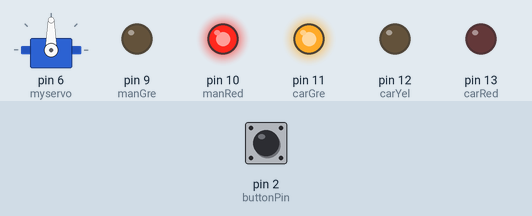
Bench run of a sketch on a simulated Arduino Uno, built with avr-gcc and run on an emulated ATmega328P. Parts: servo, output pins drawn as LEDs (lit = HIGH). The inputs (shaded band) are chosen by the test bench; at power-on: pin 2 (buttonPin) HIGH.

Above: at 1.2 s.
1.3 s: pin 2 (buttonPin) pulled LOW for 0.15 s
At 6.4 s:
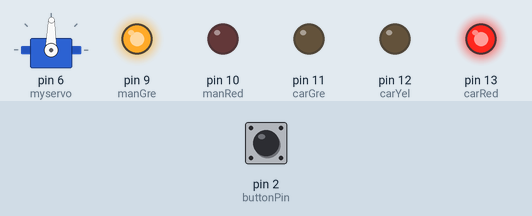
At 14.0 s:
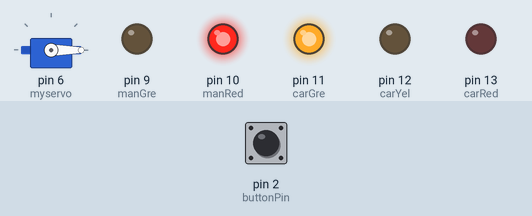
Timing chart, 0 to 14.7 s (numbered marks = the images above; inputs shaded):
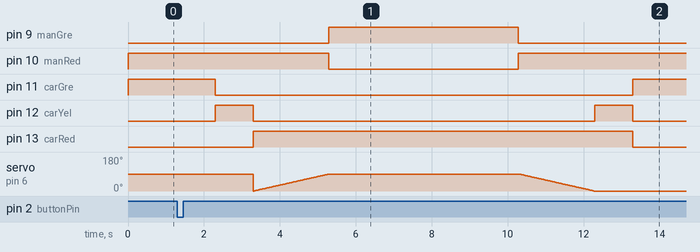

The sketch:

d.ino
```cpp
#include <Servo.h>

// servo object
Servo myservo;

// servo position
int pos = 0;

// constants for pinnumbers
const int buttonPin = 2;
const int carRed = 13;
const int carYel = 12;
const int carGre = 11;
const int manRed = 10;
const int manGre = 9;

// variable for button
int buttonState = 0;

void setup() {
    // prepare input and output
    pinMode(buttonPin, INPUT);

    pinMode(carGre, OUTPUT);
    pinMode(carRed, OUTPUT);
    pinMode(carYel, OUTPUT);
    pinMode(manGre, OUTPUT);
    pinMode(manRed, OUTPUT);

    // initial light colors
    digitalWrite(carGre, HIGH);
    digitalWrite(manRed, HIGH);

    // attach servo on pin 6 to servo object
    myservo.attach(6);
}

void loop() {
    buttonState = digitalRead(buttonPin);

    if (buttonState == LOW) {
        delay(1000);
        digitalWrite(carGre, LOW);
        digitalWrite(carYel, HIGH);
        delay(1000);
        digitalWrite(carYel, LOW);
        digitalWrite(carRed, HIGH);

        for (pos = 0; pos < 90; ++pos)
        {
            myservo.write(pos);
            delay(2000/90);
        }

        digitalWrite(manRed, LOW);
        digitalWrite(manGre, HIGH);
        delay(5000);
        digitalWrite(manGre, LOW);
        digitalWrite(manRed, HIGH);

        for (pos = 90; pos >= 0; --pos)
        {
            myservo.write(pos);
            delay(2000/90);
        }

        digitalWrite(carYel, HIGH);
        delay(1000);
        digitalWrite(carYel, LOW);
        digitalWrite(carRed, LOW);
        digitalWrite(carGre, HIGH);
    }
    else {
        digitalWrite(carGre, HIGH);
        digitalWrite(carRed, LOW);
        digitalWrite(carYel, LOW);
        digitalWrite(manGre, LOW);
        digitalWrite(manRed, HIGH);
    }
}
```

Measured:
- after the input at 1.3 s, pin 9 (manGre): LOW → HIGH after 4.0 s, → LOW 5.0 s later; pin 10 (manRed): HIGH → LOW after 4.0 s, → HIGH 5.0 s later; pin 11 (carGre): HIGH → LOW after 1.0 s, → HIGH 11.0 s later; pin 12 (carYel): alternates HIGH for 1.0 s and LOW for 9.0 s, starting after 1.0 s; pin 13 (carRed): LOW → HIGH after 2.0 s, → LOW 10.0 s later
